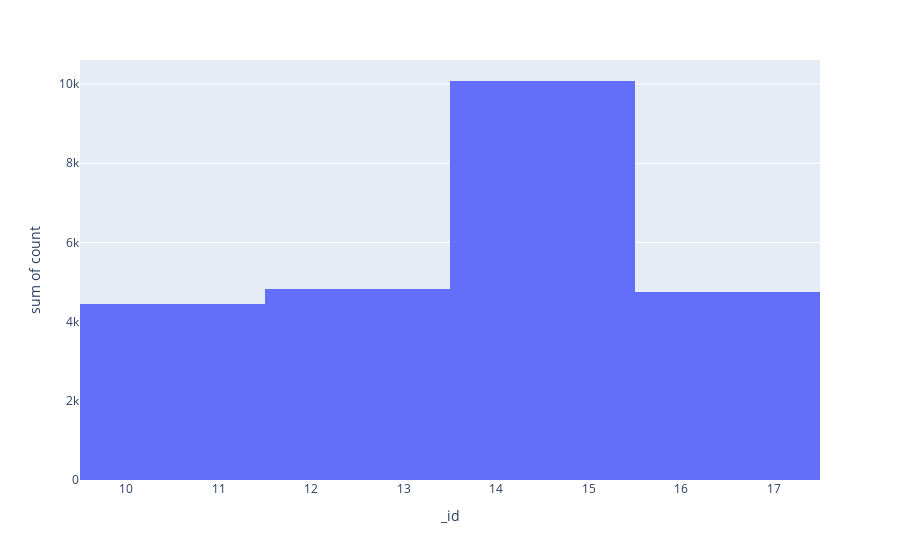

The cell this chart's notebook holds for it:
### Code cell
import pandas as pd
import plotly.express as px

pipeline = [
        {"$group": {
            "_id": {"$hour": {"$toDate": "$content.created_at"}},
            "count": {"$sum": 1}
        }},
        {"$sort": {"count": -1}},
        {"$limit": 5}
    ]

result = list(forum_collection.aggregate(pipeline))
for r in result:
    print(f"Heure {r['_id']} : {r['count']} messages")
df = pd.DataFrame(result)
fig = px.histogram(df, x='_id', y='count', nbins=len(df['_id']))
fig.show()

### Figure 1 — Plotly figure (JSON) as saved in the notebook; plotly's stock layout.template omitted (floating-point values rounded to 4 significant figures)
{"data": [{"alignmentgroup": "True", "bingroup": "x", "histfunc": "sum", "hovertemplate": "_id=%{x}<br>sum of count=%{y}<extra></extra>", "legendgroup": "", "marker": {"color": "#636efa", "pattern": {"shape": ""}}, "name": "", "nbinsx": 5, "offsetgroup": "", "orientation": "v", "showlegend": false, "type": "histogram", "x": [14, 15, 13, 16, 10], "xaxis": "x", "y": [5078, 4999, 4812, 4743, 4454], "yaxis": "y"}], "layout": {"barmode": "relative", "legend": {"tracegroupgap": 0}, "margin": {"t": 60}, "xaxis": {"anchor": "y", "domain": [0, 1], "title": {"text": "_id"}}, "yaxis": {"anchor": "x", "domain": [0, 1], "title": {"text": "sum of count"}}}}
